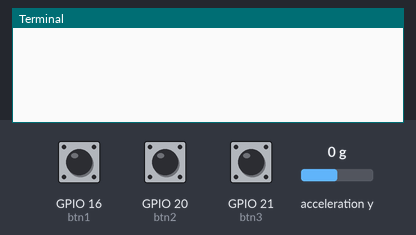
The program below on a simulated Raspberry Pi (BCM pin numbers). Parts: the last lines printed to the terminal. The test bench sets the inputs (shaded band); at power-on: GPIO 16 (btn1) HIGH, GPIO 20 (btn2) HIGH, GPIO 21 (btn3) HIGH, acceleration y 0 g. The clock reads 2024-03-15 10:24:30 at power-on unless the program sets it; databases and web services accept everything at once and return nothing.

Above: at 1.2 s.
1.3 s: GPIO 16 (btn1) pulled LOW for 0.15 s
At 2.5 s:
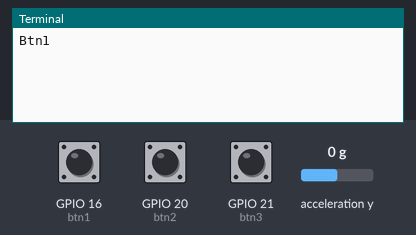
2.9 s: GPIO 20 (btn2) pulled LOW for 0.15 s
At 3.7 s:
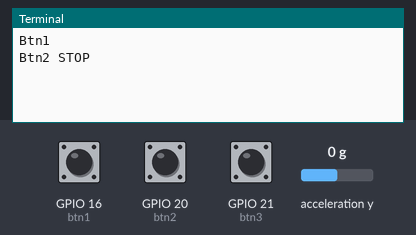
4.5 s: GPIO 21 (btn3) pulled LOW for 0.15 s
At 4.9 s:
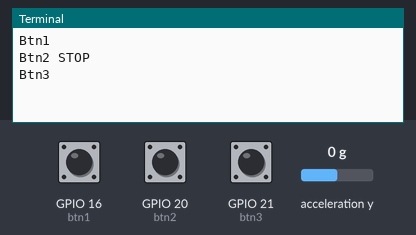

Measured:
- after the input at 1.3 s, the terminal: prints a new line at once (image 1)
- after the input at 2.9 s, the terminal: prints a new line at once (image 2)
- after the input at 4.5 s, the terminal: prints a new line at once (image 3)

The program:

handle.py
```python
import RPi.GPIO as GPIO
import time
import smbus
import mysql.connector
from threading import Timer,Lock
from time import sleep
import datetime

db = mysql.connector.connect(host='13.209.3.181', user='aelim', password='1234'
            , database='aelimDB', auth_plugin='mysql_native_password')
cur = db.cursor()
lock = Lock()


btn1 = 16
btn2 = 20
btn3 = 21

PWR_MGMT_1 = 0x6B
SMPLRT_DIV = 0x19
CONFIG = 0x1A
GYRO_CONFIG = 0x1B
INT_ENABLE = 0x38
ACCEL_XOUT_H = 0x3B
ACCEL_YOUT_H = 0x3D
ACCEL_ZOUT_H = 0x3F
GYRO_XOUT_H = 0x43
GYRO_YOUT_H = 0x45
GYRO_ZOUT_H = 0x47

speed = 0

bus = smbus.SMBus(1)
Device_Address = 0x68

GPIO.setmode(GPIO.BCM)

GPIO.setup(btn1, GPIO.IN, pull_up_down=GPIO.PUD_UP)
GPIO.setup(btn2, GPIO.IN, pull_up_down=GPIO.PUD_UP)
GPIO.setup(btn3, GPIO.IN, pull_up_down=GPIO.PUD_UP)

def MPU_Init() :
    #write to sample rate register
    bus.write_byte_data(Device_Address, SMPLRT_DIV, 7)

    #Write to power management register
    bus.write_byte_data(Device_Address, PWR_MGMT_1, 1)

    #Write to Configuration register
    bus.write_byte_data(Device_Address, CONFIG, 0)

    #Write to Gyro configuration register
    bus.write_byte_data(Device_Address, GYRO_CONFIG, 24)

    #Write to interrupt enable register
    bus.write_byte_data(Device_Address, INT_ENABLE, 1)

def read_raw_data(addr) :
    #Accelero and Gyro value are 16 - bit
    high = bus.read_byte_data(Device_Address, addr)
    low = bus.read_byte_data(Device_Address, addr + 1)

    #concatenate higher and lower value
    value = ((high << 8) | low)

    #to get signed value from mpu6050
    if (value > 32768) :
        value = value - 65536
    return value


def btn1_pressed(channel):
    global speed
    if speed == 3:
        speed = 3
    elif speed < 0:
        speed = 1
    else:
        speed += 1

    print("Btn1")

def btn2_pressed(channel):
    global speed
    speed = 0
    print("Btn2 STOP")

def btn3_pressed(channel):
    global speed
    if speed == -3:
        speed = -3
    elif speed > 0:
        speed = -1
    else:
        speed -= 1
    print("Btn3")

GPIO.add_event_detect(btn1, GPIO.FALLING, callback=btn1_pressed, bouncetime=200)
GPIO.add_event_detect(btn2, GPIO.FALLING, callback=btn2_pressed, bouncetime=200)
GPIO.add_event_detect(btn3, GPIO.FALLING, callback=btn3_pressed, bouncetime=200)

MPU_Init()
handle = 0
c = 0
sumValue = 0.0
saveHandle = 0
try:
    while True:
        acc_y = read_raw_data(ACCEL_YOUT_H)
        c += 1
        ay = acc_y / 16384.0 + 2.0
        #print(ay)
        #print(speed)
        sleep(0.005)
        sumValue +=ay
        if c == 10:
            c = 0
            avr = sumValue / 10.0
            sumValue = 0.0

            if 1.1 > avr:
                handle = 244
            elif 1.1 <= avr < 1.4:
                handle = 266
            elif 1.4 <= avr < 1.7:
                handle = 288
            elif 1.7 <= avr < 2.3:
                handle = 300
            elif 2.3 <= avr < 2.6:
                handle = 322
            elif 2.6 <= avr < 2.9:
                handle = 344
            elif 2.9 < avr:
                handle = 366


            # if saveHandle == handle:
            #     pass
            # else:
            #     print("SEND DATA")
            #     print(handle)
            #     saveHandle = handle
           # query = "insert into sensing(time, num1, num2, num3, meta_string, is_finish) values (%s, %s, %s, %s, %s, %s)"
            time = datetime.datetime.now()
            query ="insert into info(time,speed,handle) values (%s,%s, %s)"
            value = (time,speed,handle)

            lock.acquire()
            cur.execute(query,value)
            db.commit()
            lock.release()


except KeyboardInterrupt:
    GPIO.cleanup()
```
